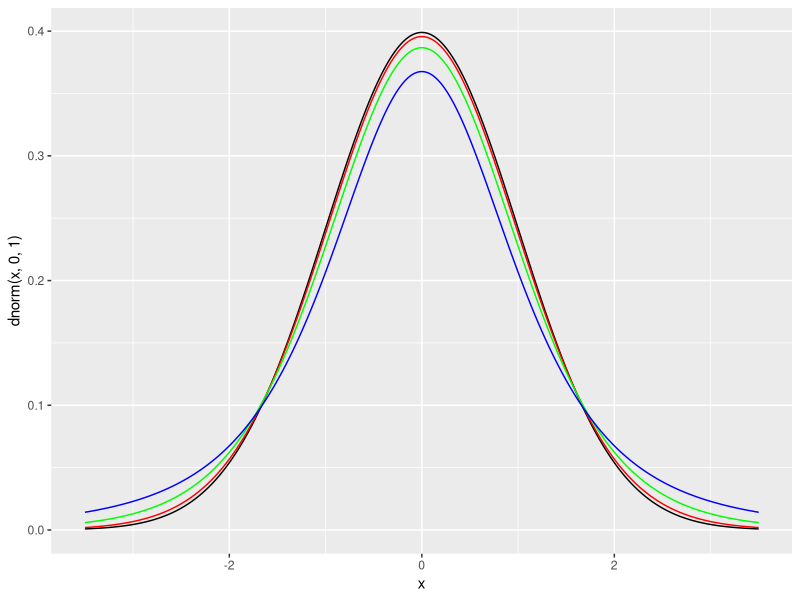

Recreate this plot in R.
# Endpoints of Uniform distribution
a = 0 # feel free to change
b = 50 # feel free to change but need a<b
# Sample size
n = 40 # feel free to change but need n>=30
# Random sample
x = runif(n,a,b)
x
# Sample mean
xbar = mean(x)
xbar

a = 0
b = 50
n = 40
x = runif(n,a,b)
xbar = mean(x)
# Sample standard deviation
s = sd(x)
# Magic value
z=2
#confidence interval
lower = xbar - z*s/sqrt(n)
upper = xbar + z*s/sqrt(n)
print(c(lower,upper))


z = 3 # magic value
a = 0
b = 50
n = 40
replications = 100000
outside = rep(FALSE,replications)
for (i in 1:replications)
{
  x = runif(n,a,b)
  xbar = mean(x)
  s = sd(x)
  lower = xbar - z*s/sqrt(n)
  upper = xbar + z*s/sqrt(n)
  print(c(lower,upper))
  truemean = (a+b)/2
  outside[i] = (truemean<lower) | (truemean>upper)
}
summary(outside)
failure = sum(outside)/length(outside)
failure
prob = (1-pnorm(z,0,1))+pnorm(-z,0,1)
prob



alpha = 0.1
qnorm(1-alpha/2,0,1)







install.packages("colorspace")

install.packages("ggplot2") # Install it again
library(ggplot2) # Load the librarie (you have to do this one on each new session)


x = seq(-3.5,3.5,0.01)
ggplot(NULL) +
  geom_line(aes(x,y=dnorm(x,0,1))) +
  geom_line(aes(x,y=dt(x,30)), colour="red") +
  geom_line(aes(x,y=dt(x,8)), colour="green") +
  geom_line(aes(x,y=dt(x,3)), colour="blue")


alpha = 0.05
mu = 25
sigma = 8
n = 5
replications = 100000
outside = rep(FALSE,replications)
for (i in 1:replications)
{
  x = rnorm(n,mu,sigma)
  xbar = mean(x)
  s = sd(x)
  lower = xbar - qt(1-alpha/2,n-1)*s/sqrt(n)
  upper = xbar + qt(1-alpha/2,n-1)*s/sqrt(n)
  print(c(lower,upper))
  truemean = mu
  outside[i] = (truemean<lower) | (truemean>upper)
}
summary(outside)
failure = sum(outside)/length(outside)
failure

library(tidyverse)
state = as_tibble(state.x77)
summary(state)

t.test(state$Murder, mu=8.5)


x = state$Murder
t = (mean(x)-8.5)/(sd(x)/sqrt(length(x)))
t
df = length(x)-1
df
p_value = 2*pt(t,df)
p_value
lower = mean(x)-qt(1-0.05/2,df)*sd(x)/sqrt(length(x))
upper = mean(x)+qt(1-0.05/2,df)*sd(x)/sqrt(length(x))
c(lower,upper)

t.test(state$Income, conf.level=0.90)







